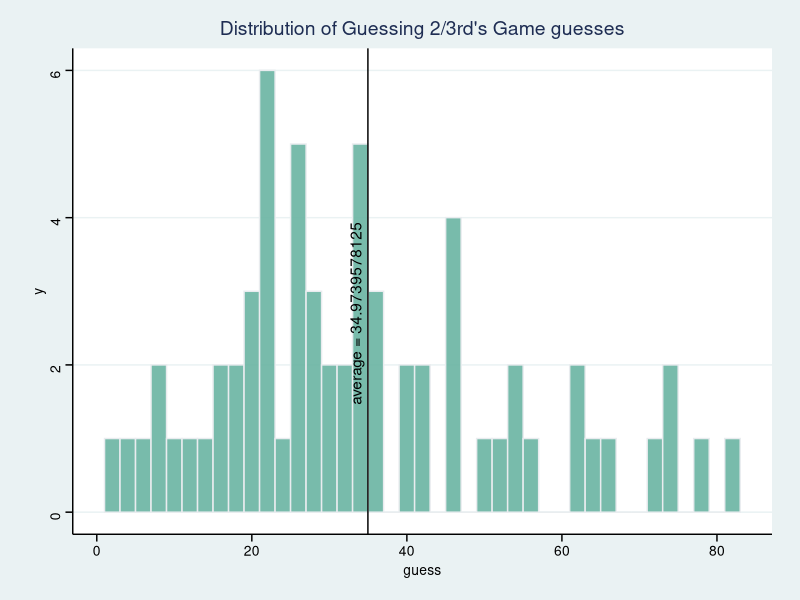

R code for this plot:
## ---- chunk 1
#| warning: false
library(readr)
library(tidyverse)

# Get results from Canvas csv export
ClassData_df <- read_csv("results.csv") %>% 
  # rename(guess = "3950918: What is your guess?") %>% 
  select(name, guess)

# Calculate average guess
average_guess <- ClassData_df %>% 
  summarise(mean(guess)) %>% 
  unlist() %>% unname()

# Plot distribution of guesses
library(ggplot2)
library(ggthemes)
ClassData_df %>% 
  ggplot(aes(x=guess)) +
  geom_histogram(binwidth = 2, fill="#69b3a2", color="#e9ecef", alpha=0.9) +
  geom_vline(xintercept = average_guess) + 
  annotate("text", 
           x=average_guess-1.6, y=2.7, 
           label=paste0("average = ", average_guess), 
           angle=90) +
  ggtitle("Distribution of Guessing 2/3rd's Game guesses") + 
  theme_stata()
## ---- chunk 2
# Find closest match to average_guess
winners <- ClassData_df %>% 
  filter(abs(guess - average_guess) == min(abs(guess - average_guess)))

winners
